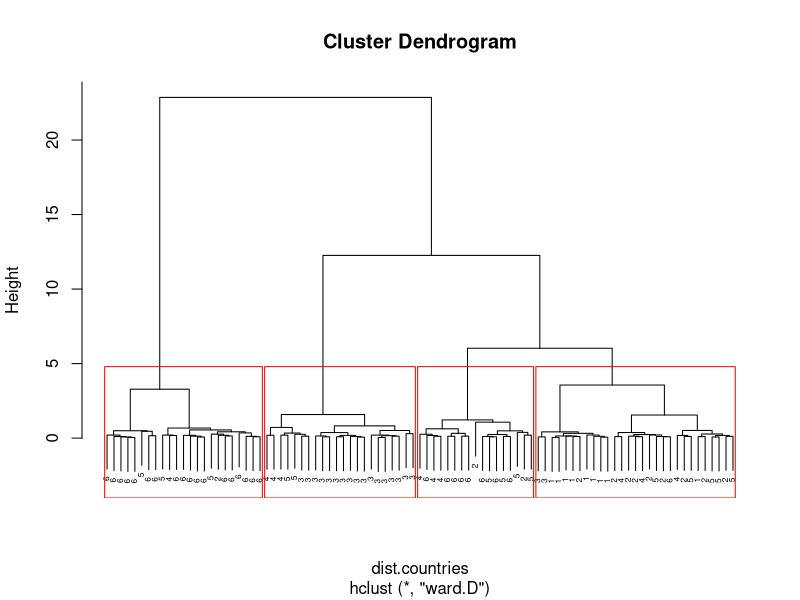
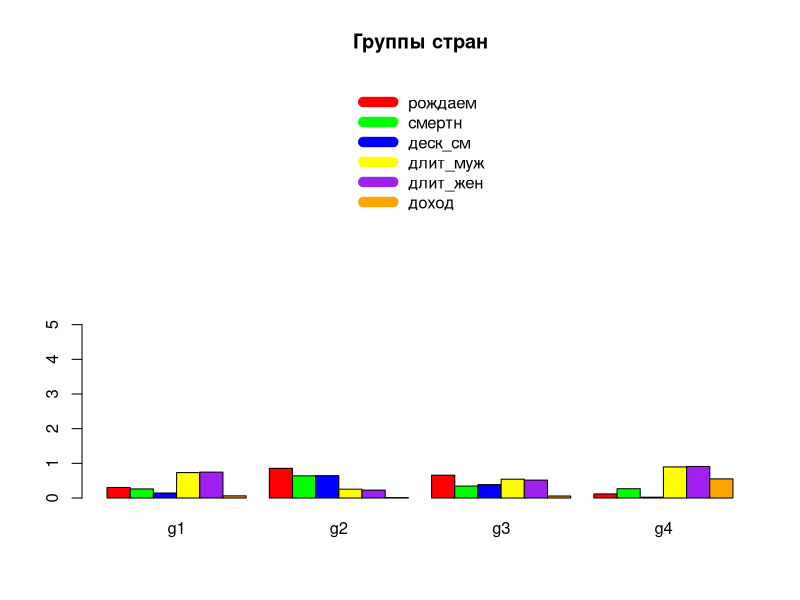

Recreate these plots in R, in order. (Note: this script raises an error after producing the figures.)
# Импортируем данные из CSV файла
data <- read.csv("zzz.csv", header = TRUE)

head(data)
data_wthout_region <- data[, c(-8)]

# Определение числовых и нечисловых столбцов
num_cols <- sapply(data_wthout_region, is.numeric)

# Создание нового датафрейма с только числовыми столбцами
num_data <- data_wthout_region[, num_cols]
head(num_data)
dist.countries <- dist(num_data)
clust.countries <- hclust(dist.countries, "ward.D")

plot(clust.countries, data$регион, cex=0.5)
rect.hclust(clust.countries, k=4, border="red")


#  Вектор groups содержит номер кластера, в который попал классифицируемый объект 
groups <- cutree(clust.countries, k=4) 

#  Для каждой группы определяем средние значения характеристик и строим датафрейм.
#  в 1-ом кластере
g1<-colMeans(num_data[groups==1, 1:6])
#  во 2-ом кластере
g2<-colMeans(num_data[groups==2, 1:6])
#  в 3-ем кластере
g3<-colMeans(num_data[groups==3, 1:6])
#  в 4-ем кластере
g4<-colMeans(num_data[groups==4, 1:6])
df<-data.frame(g1,g2,g3, g4)
df1<-t(df)
df<-t(df1)


barplot(df, ylim=c(0,12),  
        main = "Группы стран", axes = FALSE, 
        col=c("red","green","blue","yellow", "purple", "orange"), beside=TRUE)
axis(2, at = 0:5, labels = 0:5)
legend("top", legend = rownames(df), col=c("red","green","blue","yellow", "purple", "orange"), lwd=10, bty = "n")


# КЛАСТЕРИЗАЦИЯ K-MEANS

km.res <- kmeans(num_data, 5, nstart = 10)
fviz_cluster(km.res, num_data, ellipse.type = "norm")
# Изменить палитру и темуы
fviz_cluster(km.res, num_data,
             palette = "Set2", ggtheme = theme_minimal())


library (lattice)
xyplot(деск_см ~ рождаем, 
       data = data, 
       group = groups,
       auto.key = TRUE
       )

data["Groups"] <- groups

boxplot(
  длит_муж ~ Groups, 
  data = data,
  ylab = "Доход в стране",
  frame = FALSE, 
  col = "lightgray"
  )

pairs(num_data)

pairs(
  num_data,
  main= "Уровень жизни в стране", 
  col = c("red","green","blue", "grey")
  )

my_cols <- c("#00AFBB", "#E7B800", "#FC4E07", "grey")  
pairs(
  num_data,
      main= "Данные по группам",
      pch = 19,  cex = 0.8,
      col = my_cols[data$Groups],
      lower.panel=NULL
      )


# Трёхмерный скаттерплот
# install.packages("scatterplot3d")
library("scatterplot3d")

# Трехмерная классификация ирисов:
colors <- c("#00AFBB", "#E7B800", "#FC4E07", "grey")
colors <- colors[as.numeric(data$Groups)]

head(num_data)
s3d <- scatterplot3d(
  num_data[1:3], 
  main= "Страны по группам уровня жизни", 
  pch = 16, 
  color=colors)

legend(
  s3d$xyz.convert(7.5, 3, 4.5), 
  legend = data$Groups,
  col = colors, 
  pch = 16)
